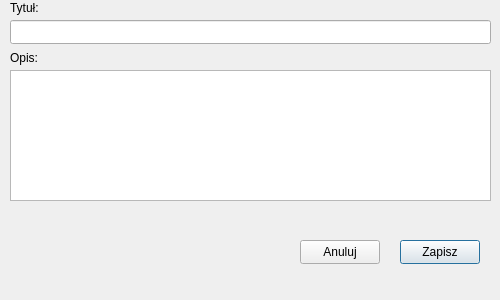
<?xml version="1.0" encoding="UTF-8"?>
<ui version="4.0">
 <class>RecipeAdd</class>
 <widget class="QDialog" name="RecipeAdd">
  <property name="enabled">
   <bool>true</bool>
  </property>
  <property name="geometry">
   <rect>
    <x>0</x>
    <y>0</y>
    <width>500</width>
    <height>300</height>
   </rect>
  </property>
  <property name="minimumSize">
   <size>
    <width>500</width>
    <height>300</height>
   </size>
  </property>
  <property name="maximumSize">
   <size>
    <width>500</width>
    <height>400</height>
   </size>
  </property>
  <property name="windowTitle">
   <string>Dialog</string>
  </property>
  <widget class="QLineEdit" name="lineEdit">
   <property name="geometry">
    <rect>
     <x>10</x>
     <y>20</y>
     <width>481</width>
     <height>24</height>
    </rect>
   </property>
  </widget>
  <widget class="QTextEdit" name="textEdit">
   <property name="geometry">
    <rect>
     <x>10</x>
     <y>70</y>
     <width>481</width>
     <height>131</height>
    </rect>
   </property>
  </widget>
  <widget class="QLabel" name="label">
   <property name="geometry">
    <rect>
     <x>10</x>
     <y>0</y>
     <width>49</width>
     <height>16</height>
    </rect>
   </property>
   <property name="text">
    <string>Tytuł:</string>
   </property>
  </widget>
  <widget class="QLabel" name="label_2">
   <property name="geometry">
    <rect>
     <x>10</x>
     <y>50</y>
     <width>71</width>
     <height>16</height>
    </rect>
   </property>
   <property name="text">
    <string>Opis:</string>
   </property>
  </widget>
  <widget class="QPushButton" name="saveButton">
   <property name="geometry">
    <rect>
     <x>400</x>
     <y>240</y>
     <width>80</width>
     <height>24</height>
    </rect>
   </property>
   <property name="text">
    <string>Zapisz</string>
   </property>
  </widget>
  <widget class="QPushButton" name="cancelButton">
   <property name="geometry">
    <rect>
     <x>300</x>
     <y>240</y>
     <width>80</width>
     <height>24</height>
    </rect>
   </property>
   <property name="text">
    <string>Anuluj</string>
   </property>
  </widget>
 </widget>
 <resources/>
 <connections/>
</ui>
